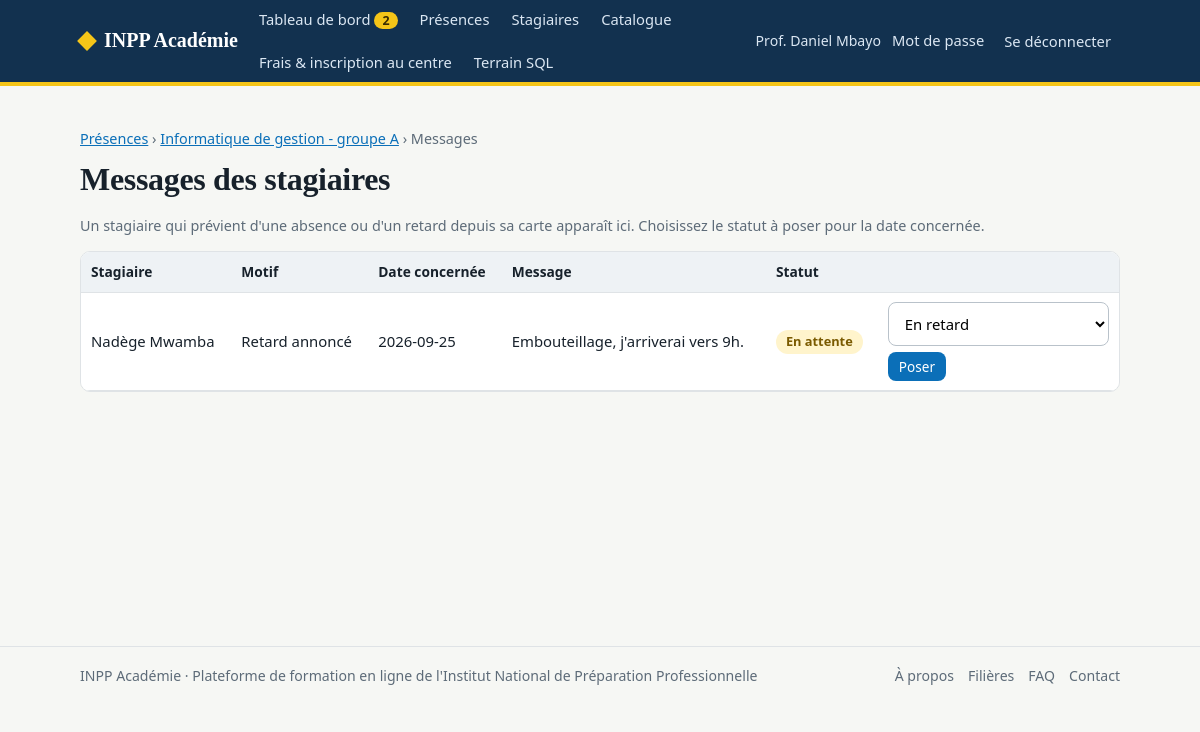
Page /formateur/presences/1/messages (signed in) on the committed database.
### tables this page shows
CREATE TABLE users (
    id INTEGER PRIMARY KEY AUTOINCREMENT,
    full_name TEXT NOT NULL,
    email TEXT NOT NULL UNIQUE,
    password_hash TEXT NOT NULL,
    role TEXT NOT NULL CHECK (role IN ('formateur', 'stagiaire', 'secretaire')),
    must_change_password INTEGER NOT NULL DEFAULT 0,
    created_by INTEGER REFERENCES users(id) ON DELETE SET NULL,
    created_at TEXT NOT NULL DEFAULT (datetime('now'))
);

CREATE TABLE sections (
    id INTEGER PRIMARY KEY AUTOINCREMENT,
    filiere_id INTEGER NOT NULL REFERENCES filieres(id),
    trainer_id INTEGER NOT NULL REFERENCES users(id),
    name TEXT NOT NULL,
    start_time TEXT NOT NULL DEFAULT '08:30',      -- HH:MM
    grace_minutes INTEGER NOT NULL DEFAULT 15,     -- tolérance avant de compter un retard
    end_time TEXT NOT NULL DEFAULT '12:30',        -- HH:MM
    active INTEGER NOT NULL DEFAULT 1,
    created_at TEXT NOT NULL DEFAULT (datetime('now'))
);

CREATE TABLE absence_notices (
    id INTEGER PRIMARY KEY AUTOINCREMENT,
    registration_id INTEGER NOT NULL REFERENCES registrations(id) ON DELETE CASCADE,
    section_id INTEGER NOT NULL REFERENCES sections(id) ON DELETE CASCADE,
    for_day TEXT NOT NULL,                         -- AAAA-MM-JJ concerné
    kind TEXT NOT NULL CHECK (kind IN ('absence', 'retard')),
    message TEXT NOT NULL,
    status TEXT NOT NULL DEFAULT 'attente' CHECK (status IN ('attente', 'traite')),
    decided_status TEXT,                           -- statut de présence posé par le formateur, une fois traité
    decided_by INTEGER REFERENCES users(id) ON DELETE SET NULL,
    decided_at TEXT,
    created_at TEXT NOT NULL DEFAULT (datetime('now'))
);

CREATE TABLE registrations (
    id INTEGER PRIMARY KEY AUTOINCREMENT,
    full_name TEXT NOT NULL,
    sex TEXT NOT NULL CHECK (sex IN ('M', 'F')),
    phone TEXT NOT NULL DEFAULT '',
    filiere_id INTEGER NOT NULL REFERENCES filieres(id),
    trainee_type TEXT NOT NULL DEFAULT 'non_recommande'
        CHECK (trainee_type IN ('non_recommande', 'recommande_total', 'recommande_partiel')),
    institution TEXT NOT NULL DEFAULT '',
    letter_ref TEXT NOT NULL DEFAULT '',
    letter_status TEXT NOT NULL DEFAULT 'none'
        CHECK (letter_status IN ('none', 'pending', 'approved', 'rejected')),
    letter_decided_by TEXT NOT NULL DEFAULT '',
    letter_decided_at TEXT,
    letter_note TEXT NOT NULL DEFAULT '',
    fee_inscription REAL NOT NULL DEFAULT 0,   -- FC
    fee_material REAL NOT NULL DEFAULT 0,      -- USD
    fee_formation REAL NOT NULL DEFAULT 0,     -- FC par mois
    fee_jury REAL NOT NULL DEFAULT 0,          -- FC
    card_code TEXT UNIQUE,
    card_issued_at TEXT,
    registered_by INTEGER REFERENCES users(id) ON DELETE SET NULL,
    created_at TEXT NOT NULL DEFAULT (datetime('now'))
, section_id INTEGER REFERENCES sections(id));

### app.py (the view)
@app.route("/formateur/presences/<int:sid>/messages")
@trainer_required
def section_messages(sid):
    section = own_section(sid)
    notices = get_db().execute(
        "SELECT n.*, r.full_name FROM absence_notices n JOIN registrations r ON r.id=n.registration_id "
        "WHERE n.section_id=? ORDER BY (n.status='attente') DESC, n.for_day DESC, n.id DESC", (sid,)).fetchall()
    return render_template("formateur/messages.html", section=section, notices=notices)

### app.py (called while the page is built)
def get_db():
    if "db" not in g:
        g.db = database.connect()
    return g.db

def csrf_field():
    if "_csrf" not in session:
        session["_csrf"] = secrets.token_hex(16)
    from markupsafe import Markup
    return Markup(f'<input type="hidden" name="_csrf" value="{session["_csrf"]}">')

@app.before_request
def csrf_protect():
    if request.method == "POST":
        sent = request.form.get("_csrf", "")
        if not sent or not secrets.compare_digest(sent, session.get("_csrf", "")):
            abort(400, "Formulaire expiré. Rechargez la page et recommencez.")

@app.before_request
def load_user():
    g.user = None
    uid = session.get("uid")
    if uid:
        g.user = get_db().execute("SELECT * FROM users WHERE id=?", (uid,)).fetchone()
        if g.user is None:
            session.clear()
    if (g.user and g.user["must_change_password"]
            and request.endpoint not in ("change_password", "logout", "static")):
        return redirect(url_for("change_password"))

@app.context_processor
def inject_nav():
    pending = 0
    if g.get("user") and g.user["role"] == "formateur":
        pending = get_db().execute(
            "SELECT COUNT(*) FROM enrollments e JOIN courses c ON c.id=e.course_id "
            "WHERE c.trainer_id=? AND e.status='pending'", (g.user["id"],)).fetchone()[0]
    return {"pending_total": pending}

def login_required(view):
    @wraps(view)
    def wrapped(*a, **kw):
        if not g.user:
            flash("Connectez-vous pour continuer.", "info")
            return redirect(url_for("login", next=request.path))
        return view(*a, **kw)
    return wrapped

def trainer_required(view):
    @wraps(view)
    @login_required
    def wrapped(*a, **kw):
        if g.user["role"] != "formateur":
            abort(403)
        return view(*a, **kw)
    return wrapped

def get_section(sid):
    row = get_db().execute(
        "SELECT s.*, f.name AS filiere, u.full_name AS trainer_name FROM sections s "
        "JOIN filieres f ON f.id=s.filiere_id JOIN users u ON u.id=s.trainer_id WHERE s.id=?", (sid,)).fetchone()
    if row is None:
        abort(404)
    return row

def own_section(sid):
    section = get_section(sid)
    if section["trainer_id"] != g.user["id"]:
        abort(403)
    return section

### db.py (called while the page is built)
def connect():
    conn = sqlite3.connect(DB_PATH)
    conn.row_factory = sqlite3.Row
    conn.execute("PRAGMA foreign_keys = ON")
    return conn

### templates/formateur/messages.html
{% extends "base.html" %}{% block title %}Messages - {{ section.name }}{% endblock %}
{% block content %}
<p class="crumbs"><a href="{{ url_for('sections_list') }}">Présences</a> &rsaquo;
<a href="{{ url_for('section_detail', sid=section.id) }}">{{ section.name }}</a> &rsaquo; Messages</p>
<h1>Messages des stagiaires</h1>
<p class="meta">Un stagiaire qui prévient d'une absence ou d'un retard depuis sa carte apparaît ici. Choisissez le
statut à poser pour la date concernée.</p>
<div class="scroll"><table><thead><tr>
  <th>Stagiaire</th><th>Motif</th><th>Date concernée</th><th>Message</th><th>Statut</th><th></th>
</tr></thead><tbody>
{% for n in notices %}<tr>
  <td>{{ n.full_name }}</td>
  <td>{{ NOTICE_KIND[n.kind] }}</td>
  <td>{{ n.for_day }}</td>
  <td style="max-width:280px">{{ n.message }}</td>
  <td>{% if n.status == 'attente' %}<span class="tag warn">En attente</span>
      {% else %}<span class="tag {{ PSTATUS[n.decided_status][1] }}">{{ PSTATUS[n.decided_status][0] }}</span>{% endif %}</td>
  <td>
  {% if n.status == 'attente' %}
    <form method="post" action="{{ url_for('section_notice_decide', sid=section.id, nid=n.id) }}" class="row" style="gap:6px">{{ csrf_field() }}
      <select name="status">
        {% for code, (label, _) in PSTATUS.items() %}<option value="{{ code }}" {{ 'selected' if code==('absent' if n.kind=='absence' else 'retard') else '' }}>{{ label }}</option>{% endfor %}
      </select>
      <button class="btn small">Poser</button>
    </form>
  {% else %}<span class="meta">Traité</span>{% endif %}
  </td>
</tr>{% else %}<tr><td colspan="6">Aucun message pour le moment.</td></tr>{% endfor %}
</tbody></table></div>
{% endblock %}

### templates/base.html (shortened to what this page needs)
<!doctype html>
<html lang="fr">
<head>
<link rel="stylesheet" href="{{ url_for('static', filename='style.css') }}">
</head>
<body>
<header class="topbar noprint"><div class="wrap">
  <a class="brand" href="{{ url_for('index') }}"><i></i>INPP Académie</a>
  <nav>
    {% if g.user and g.user.role == 'formateur' %}
      <a href="{{ url_for('trainer_dashboard') }}">Tableau de bord{% if pending_total %}<span class="badge">{{ pending_total }}</span>{% endif %}</a>
      <a href="{{ url_for('sections_list') }}">Présences</a>
      <a href="{{ url_for('learners') }}">Stagiaires</a>
      <a href="{{ url_for('catalogue') }}">Catalogue</a>
    {% elif g.user and g.user.role == 'secretaire' %}
      <a href="{{ url_for('sec_dashboard') }}">Secrétariat</a>
      <a href="{{ url_for('sec_new') }}">Nouvelle inscription</a>
      <a href="{{ url_for('sec_registry') }}">Registre</a>
      <a href="{{ url_for('sec_jury') }}">Jury</a>
      <a href="{{ url_for('sec_tariffs') }}">Tarifs</a>
    {% elif g.user %}
      <a href="{{ url_for('my_courses') }}">Mes formations</a>
      <a href="{{ url_for('catalogue') }}">Catalogue</a>
    {% else %}
      <a href="{{ url_for('catalogue') }}">Catalogue</a>
      <a href="{{ url_for('filieres_public') }}">Filières</a>
      <a href="{{ url_for('apropos') }}">À propos</a>
    {% endif %}
    {% if not g.user or g.user.role != 'secretaire' %}<a href="{{ url_for('procedure') }}">Frais &amp; inscription au centre</a>{% endif %}
    {% if g.user and g.user.role != 'secretaire' %}<a href="{{ url_for('sql_lab') }}">Terrain SQL</a>{% endif %}
  </nav>
  <div class="who">
    {% if g.user %}
      <span>{{ g.user.full_name }}</span>
      <a class="linkbtn" href="{{ url_for('change_password') }}">Mot de passe</a>
      <form method="post" action="{{ url_for('logout') }}" style="margin:0">{{ csrf_field() }}<button class="linkbtn">Se déconnecter</button></form>
    {% else %}
      <a class="linkbtn" href="{{ url_for('login') }}">Se connecter</a>
      <a class="btn sun small" href="{{ url_for('register') }}">Créer un compte</a>
    {% endif %}
  </div>
</div></header>
<main><div class="wrap">
  {% block content %}{% endblock %}
</div></main>
<footer class="noprint"><div class="wrap">
  <div class="row between">
    <span>INPP Académie · Plateforme de formation en ligne de l'Institut National de Préparation Professionnelle</span>
    <nav class="row" style="gap:14px">
      <a href="{{ url_for('apropos') }}">À propos</a>
      <a href="{{ url_for('filieres_public') }}">Filières</a>
      <a href="{{ url_for('faq') }}">FAQ</a>
      <a href="{{ url_for('contact') }}">Contact</a>
    </nav>
  </div>
</div></footer>
</body>
</html>

### static/style.css (style rules this page uses)
:root { --ink:#17212b;--muted:#5d6b78;--navy:#12314f;--river:#0b6fb8;--sun:#f5c518;--paper:#f6f7f4;--card:#fff;--line:#dfe3e6;--ok:#1f7a4d;--okbg:#e6f4ec;--bad:#b3261e;--badbg:#fdeceb;--warn:#7a5a00;--warnbg:#fff4cc;--infobg:#e7f1fa }
* { box-sizing:border-box }
body { margin:0;font:16px/1.55 "Segoe UI",Roboto,Helvetica,Arial,sans-serif;color:var(--ink);background:var(--paper) }
h1,h2,h3 { font-family:Georgia,"Times New Roman",serif;line-height:1.2;margin:0 0 .5em;letter-spacing:-.01em }
h1 { font-size:2rem }
a { color:var(--river) }
.wrap { max-width:1080px;margin:0 auto;padding:0 20px }
.topbar { background:var(--navy);color:#fff;border-bottom:4px solid var(--sun) }
.topbar .wrap { display:flex;align-items:center;gap:12px;min-height:58px;flex-wrap:wrap }
.brand { font:700 1.25rem Georgia,serif;color:#fff;text-decoration:none;display:flex;align-items:center;gap:10px }
.brand i { width:14px;height:14px;background:var(--sun);display:inline-block;transform:rotate(45deg) }
.topbar nav { display:flex;gap:4px;flex:1;flex-wrap:wrap }
.topbar nav a,.linkbtn { color:#dbe7f3;text-decoration:none;padding:8px 9px;border-radius:6px;font-size:.92rem;background:none;border:0;cursor:pointer;font-family:inherit }
.who { display:flex;align-items:center;gap:2px;font-size:.88rem;color:#dbe7f3 }
.badge { background:var(--sun);color:#3a2d00;border-radius:999px;padding:0 8px;font-size:.78rem;font-weight:700;margin-left:4px }
main { padding:28px 0 60px;min-height:70vh }
footer { border-top:1px solid var(--line);padding:18px 0;color:var(--muted);font-size:.88rem }
footer a { color:var(--muted);text-decoration:none }
footer .row { flex-wrap:wrap;gap:10px }
.meta { color:var(--muted);font-size:.9rem }
.row { display:flex;gap:12px;align-items:center;flex-wrap:wrap }
.between { justify-content:space-between }
.btn { display:inline-block;background:var(--river);color:#fff;border:0;border-radius:8px;padding:10px 18px;font:600 .95rem inherit;font-family:inherit;text-decoration:none;cursor:pointer }
.btn.small { padding:5px 11px;font-size:.85rem }
.tag { display:inline-block;padding:2px 10px;border-radius:999px;font-size:.8rem;font-weight:600;background:#eceff1;color:#39464f }
.tag.warn { background:var(--warnbg);color:var(--warn) }
input[type=text],input[type=email],input[type=password],input[type=number],input[type=search],select,textarea { width:100%;padding:10px 12px;border:1px solid #b9c2ca;border-radius:8px;font:inherit;background:#fff }
table { width:100%;border-collapse:collapse;background:#fff;font-size:.93rem }
th,td { padding:9px 10px;border-bottom:1px solid var(--line);text-align:left;vertical-align:middle }
th { background:#eef2f5;font-weight:600;font-size:.86rem }
.scroll { overflow-x:auto;border:1px solid var(--line);border-radius:10px }
.crumbs { font-size:.9rem;color:var(--muted);margin-bottom:10px }

### rows in the picture
users: user.full_name "Prof. Daniel Mbayo"
sections: name "Informatique de gestion - groupe A"
absence_notices: full_name "Nadège Mwamba", kind "Retard annoncé", for_day "2026-09-25", message "Embouteillage, j'arriverai vers 9h.", status "En attente"

### other values in the picture
{{ pending_total }} "2"
form field status "En retard"
